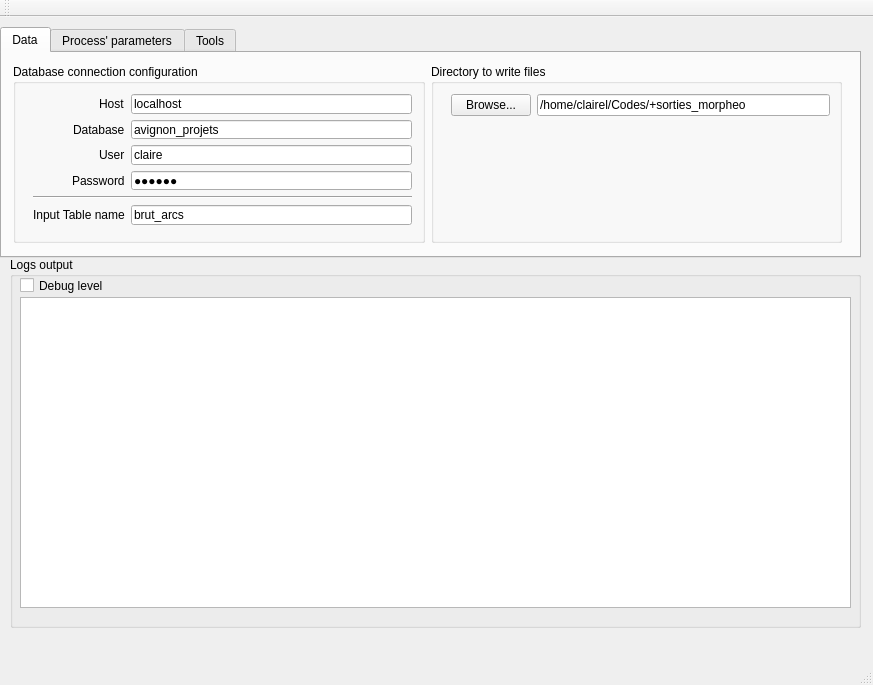
<?xml version="1.0" encoding="UTF-8"?>
<ui version="4.0">
 <class>MainWindow</class>
 <widget class="QMainWindow" name="MainWindow">
  <property name="geometry">
   <rect>
    <x>0</x>
    <y>0</y>
    <width>873</width>
    <height>685</height>
   </rect>
  </property>
  <property name="windowTitle">
   <string>MainWindow</string>
  </property>
  <widget class="QWidget" name="centralWidget">
   <widget class="QTabWidget" name="tabWidget">
    <property name="geometry">
     <rect>
      <x>0</x>
      <y>10</y>
      <width>861</width>
      <height>231</height>
     </rect>
    </property>
    <property name="currentIndex">
     <number>0</number>
    </property>
    <widget class="QWidget" name="dataTab">
     <attribute name="title">
      <string>Data</string>
     </attribute>
     <widget class="QWidget" name="horizontalLayoutWidget">
      <property name="geometry">
       <rect>
        <x>0</x>
        <y>0</y>
        <width>851</width>
        <height>201</height>
       </rect>
      </property>
      <layout class="QHBoxLayout" name="horizontalLayout">
       <item>
        <widget class="QGroupBox" name="databaseBox">
         <property name="title">
          <string>Database connection configuration</string>
         </property>
         <widget class="QWidget" name="formLayoutWidget">
          <property name="geometry">
           <rect>
            <x>9</x>
            <y>19</y>
            <width>401</width>
            <height>162</height>
           </rect>
          </property>
          <layout class="QFormLayout" name="databaseFormLayout">
           <property name="fieldGrowthPolicy">
            <enum>QFormLayout::AllNonFixedFieldsGrow</enum>
           </property>
           <property name="labelAlignment">
            <set>Qt::AlignRight|Qt::AlignTrailing|Qt::AlignVCenter</set>
           </property>
           <item row="0" column="0">
            <widget class="QLabel" name="dbhostLabel">
             <property name="text">
              <string>Host</string>
             </property>
            </widget>
           </item>
           <item row="0" column="1">
            <widget class="QLineEdit" name="dbhostLineEdit">
             <property name="inputMask">
              <string/>
             </property>
             <property name="text">
              <string>localhost</string>
             </property>
            </widget>
           </item>
           <item row="1" column="0">
            <widget class="QLabel" name="dbnameLabel">
             <property name="text">
              <string>Database</string>
             </property>
            </widget>
           </item>
           <item row="1" column="1">
            <widget class="QLineEdit" name="dbnameLineEdit">
             <property name="inputMask">
              <string/>
             </property>
             <property name="text">
              <string>avignon_projets</string>
             </property>
            </widget>
           </item>
           <item row="2" column="0">
            <widget class="QLabel" name="dbuserLabel">
             <property name="text">
              <string>User</string>
             </property>
            </widget>
           </item>
           <item row="2" column="1">
            <widget class="QLineEdit" name="dbuserLineEdit">
             <property name="inputMask">
              <string/>
             </property>
             <property name="text">
              <string>claire</string>
             </property>
            </widget>
           </item>
           <item row="3" column="0">
            <widget class="QLabel" name="dbpasswordLabel">
             <property name="text">
              <string>Password</string>
             </property>
            </widget>
           </item>
           <item row="3" column="1">
            <widget class="QLineEdit" name="dbpassswordLineEdit">
             <property name="inputMask">
              <string/>
             </property>
             <property name="text">
              <string>claire</string>
             </property>
             <property name="echoMode">
              <enum>QLineEdit::Password</enum>
             </property>
            </widget>
           </item>
           <item row="4" column="0" colspan="2">
            <widget class="Line" name="line_2">
             <property name="orientation">
              <enum>Qt::Horizontal</enum>
             </property>
            </widget>
           </item>
           <item row="5" column="0">
            <widget class="QLabel" name="arcstablenameLabel">
             <property name="text">
              <string>Input Table name</string>
             </property>
            </widget>
           </item>
           <item row="5" column="1">
            <widget class="QLineEdit" name="arcstablenameLineEdit">
             <property name="inputMask">
              <string/>
             </property>
             <property name="text">
              <string>brut_arcs</string>
             </property>
            </widget>
           </item>
           <item row="6" column="0">
            <widget class="Line" name="line">
             <property name="orientation">
              <enum>Qt::Horizontal</enum>
             </property>
            </widget>
           </item>
          </layout>
         </widget>
        </widget>
       </item>
       <item>
        <widget class="QGroupBox" name="directoryBox">
         <property name="title">
          <string>Directory to write files</string>
         </property>
         <widget class="QWidget" name="verticalLayoutWidget_5">
          <property name="geometry">
           <rect>
            <x>9</x>
            <y>19</y>
            <width>401</width>
            <height>161</height>
           </rect>
          </property>
          <layout class="QVBoxLayout" name="verticalLayout_2">
           <item>
            <layout class="QHBoxLayout" name="horizontalLayout_2">
             <item>
              <widget class="QPushButton" name="browsePushButton">
               <property name="text">
                <string>Browse...</string>
               </property>
              </widget>
             </item>
             <item>
              <widget class="QLineEdit" name="directoryLineEdit">
               <property name="text">
                <string>/home/clairel/Codes/+sorties_morpheo</string>
               </property>
              </widget>
             </item>
            </layout>
           </item>
           <item>
            <spacer name="verticalSpacer">
             <property name="orientation">
              <enum>Qt::Vertical</enum>
             </property>
             <property name="sizeHint" stdset="0">
              <size>
               <width>20</width>
               <height>40</height>
              </size>
             </property>
            </spacer>
           </item>
          </layout>
         </widget>
        </widget>
       </item>
      </layout>
     </widget>
    </widget>
    <widget class="QWidget" name="mainTab">
     <attribute name="title">
      <string>Process' parameters</string>
     </attribute>
     <widget class="QPushButton" name="calculatePushButton">
      <property name="geometry">
       <rect>
        <x>10</x>
        <y>170</y>
        <width>851</width>
        <height>31</height>
       </rect>
      </property>
      <property name="text">
       <string>GO !</string>
      </property>
     </widget>
     <widget class="QGroupBox" name="optionsBox">
      <property name="geometry">
       <rect>
        <x>10</x>
        <y>10</y>
        <width>451</width>
        <height>111</height>
       </rect>
      </property>
      <property name="title">
       <string>Ways' constitution's options</string>
      </property>
      <widget class="QWidget" name="formLayoutWidget_2">
       <property name="geometry">
        <rect>
         <x>10</x>
         <y>20</y>
         <width>431</width>
         <height>82</height>
        </rect>
       </property>
       <layout class="QFormLayout" name="optionsFormLayout">
        <property name="fieldGrowthPolicy">
         <enum>QFormLayout::AllNonFixedFieldsGrow</enum>
        </property>
        <property name="labelAlignment">
         <set>Qt::AlignRight|Qt::AlignTrailing|Qt::AlignVCenter</set>
        </property>
        <item row="0" column="0">
         <widget class="QLabel" name="methodLabel">
          <property name="text">
           <string>Method</string>
          </property>
         </widget>
        </item>
        <item row="0" column="1">
         <widget class="QComboBox" name="methodComboBox"/>
        </item>
        <item row="2" column="0">
         <widget class="QLabel" name="thresholdLabel">
          <property name="text">
           <string>Threshold</string>
          </property>
         </widget>
        </item>
        <item row="2" column="1">
         <widget class="QDoubleSpinBox" name="thresholdDoubleSpinBox">
          <property name="value">
           <double>60.000000000000000</double>
          </property>
         </widget>
        </item>
        <item row="1" column="0">
         <widget class="QLabel" name="bufferLabel">
          <property name="text">
           <string>Buffer</string>
          </property>
         </widget>
        </item>
        <item row="1" column="1">
         <widget class="QDoubleSpinBox" name="BufferDoubleSpinBox">
          <property name="value">
           <double>1.000000000000000</double>
          </property>
         </widget>
        </item>
       </layout>
      </widget>
     </widget>
     <widget class="QGroupBox" name="dropTablegroupBox">
      <property name="geometry">
       <rect>
        <x>20</x>
        <y>120</y>
        <width>261</width>
        <height>51</height>
       </rect>
      </property>
      <property name="title">
       <string>Drop tables</string>
      </property>
      <widget class="QWidget" name="verticalLayoutWidget_3">
       <property name="geometry">
        <rect>
         <x>9</x>
         <y>20</y>
         <width>220</width>
         <height>22</height>
        </rect>
       </property>
       <layout class="QVBoxLayout" name="dropTableverticalLayout">
        <item>
         <widget class="QCheckBox" name="dropTABLESCheckBox">
          <property name="text">
           <string>SXYZ, SIF, ANGLES, INFO, VOIES</string>
          </property>
          <property name="checked">
           <bool>true</bool>
          </property>
         </widget>
        </item>
       </layout>
      </widget>
     </widget>
     <widget class="QGroupBox" name="createTablegroupBox">
      <property name="geometry">
       <rect>
        <x>570</x>
        <y>20</y>
        <width>121</width>
        <height>91</height>
       </rect>
      </property>
      <property name="title">
       <string>More tables</string>
      </property>
      <widget class="QWidget" name="verticalLayoutWidget_2">
       <property name="geometry">
        <rect>
         <x>10</x>
         <y>20</y>
         <width>117</width>
         <height>61</height>
        </rect>
       </property>
       <layout class="QVBoxLayout" name="createTableVerticalLayout">
        <item>
         <widget class="QCheckBox" name="arcRueCheckBox">
          <property name="text">
           <string>Arcs and Rues</string>
          </property>
         </widget>
        </item>
       </layout>
      </widget>
     </widget>
     <widget class="QGroupBox" name="attributesGroupBox">
      <property name="geometry">
       <rect>
        <x>690</x>
        <y>20</y>
        <width>131</width>
        <height>131</height>
       </rect>
      </property>
      <property name="title">
       <string>More attributes</string>
      </property>
      <widget class="QWidget" name="verticalLayoutWidget">
       <property name="geometry">
        <rect>
         <x>9</x>
         <y>17</y>
         <width>111</width>
         <height>111</height>
        </rect>
       </property>
       <layout class="QVBoxLayout" name="attributesVerticalLayout">
        <item>
         <widget class="QCheckBox" name="connexionCheckBox">
          <property name="text">
           <string>Connection</string>
          </property>
          <property name="checked">
           <bool>false</bool>
          </property>
         </widget>
        </item>
        <item>
         <widget class="QCheckBox" name="useCheckBox">
          <property name="text">
           <string>Use</string>
          </property>
          <property name="checked">
           <bool>true</bool>
          </property>
         </widget>
        </item>
        <item>
         <widget class="QCheckBox" name="inclusionCheckBox">
          <property name="text">
           <string>Inclusion</string>
          </property>
          <property name="checked">
           <bool>true</bool>
          </property>
         </widget>
        </item>
        <item>
         <widget class="QCheckBox" name="gradientCheckBox">
          <property name="text">
           <string>Gradient</string>
          </property>
          <property name="checked">
           <bool>true</bool>
          </property>
         </widget>
        </item>
       </layout>
      </widget>
     </widget>
    </widget>
    <widget class="QWidget" name="classificationTab">
     <attribute name="title">
      <string>Tools</string>
     </attribute>
     <widget class="QGroupBox" name="actionGroupBox">
      <property name="geometry">
       <rect>
        <x>10</x>
        <y>10</y>
        <width>241</width>
        <height>201</height>
       </rect>
      </property>
      <property name="title">
       <string>Action type</string>
      </property>
      <widget class="QWidget" name="verticalLayoutWidget_4">
       <property name="geometry">
        <rect>
         <x>9</x>
         <y>19</y>
         <width>221</width>
         <height>152</height>
        </rect>
       </property>
       <layout class="QVBoxLayout" name="verticalLayout">
        <item>
         <widget class="QRadioButton" name="additionRadioButton">
          <property name="text">
           <string>Addition</string>
          </property>
         </widget>
        </item>
        <item>
         <widget class="QRadioButton" name="soustractionRadioButton">
          <property name="text">
           <string>Soustraction</string>
          </property>
         </widget>
        </item>
        <item>
         <widget class="QRadioButton" name="multiplicationRadioButton">
          <property name="text">
           <string>Multiplication</string>
          </property>
         </widget>
        </item>
        <item>
         <widget class="QRadioButton" name="divisionRadioButton">
          <property name="text">
           <string>Division</string>
          </property>
         </widget>
        </item>
        <item>
         <widget class="QRadioButton" name="absoluteDiffRadioButton">
          <property name="text">
           <string>Absolute difference</string>
          </property>
         </widget>
        </item>
        <item>
         <widget class="QRadioButton" name="classificationRadioButton">
          <property name="text">
           <string>Classification</string>
          </property>
         </widget>
        </item>
       </layout>
      </widget>
     </widget>
     <widget class="QPushButton" name="modifyPushButton">
      <property name="geometry">
       <rect>
        <x>574</x>
        <y>10</y>
        <width>271</width>
        <height>141</height>
       </rect>
      </property>
      <property name="text">
       <string>GO !!</string>
      </property>
     </widget>
     <widget class="QGroupBox" name="commonAttributesBox">
      <property name="geometry">
       <rect>
        <x>270</x>
        <y>10</y>
        <width>281</width>
        <height>201</height>
       </rect>
      </property>
      <property name="title">
       <string>Input informations</string>
      </property>
      <widget class="QWidget" name="formLayoutWidget_3">
       <property name="geometry">
        <rect>
         <x>9</x>
         <y>19</y>
         <width>267</width>
         <height>171</height>
        </rect>
       </property>
       <layout class="QFormLayout" name="databaseFormLayout_2">
        <property name="fieldGrowthPolicy">
         <enum>QFormLayout::AllNonFixedFieldsGrow</enum>
        </property>
        <property name="labelAlignment">
         <set>Qt::AlignRight|Qt::AlignTrailing|Qt::AlignVCenter</set>
        </property>
        <item row="0" column="0">
         <widget class="QLabel" name="inputatt1Label">
          <property name="text">
           <string>Input attribute 1</string>
          </property>
         </widget>
        </item>
        <item row="0" column="1">
         <widget class="QLineEdit" name="inputatt1LineEdit">
          <property name="inputMask">
           <string/>
          </property>
          <property name="text">
           <string/>
          </property>
         </widget>
        </item>
        <item row="2" column="0">
         <widget class="QLabel" name="resultattLabel">
          <property name="text">
           <string>Result attribute's name</string>
          </property>
         </widget>
        </item>
        <item row="2" column="1">
         <widget class="QLineEdit" name="resultattLineEdit">
          <property name="inputMask">
           <string/>
          </property>
          <property name="text">
           <string/>
          </property>
         </widget>
        </item>
        <item row="1" column="0">
         <widget class="QLabel" name="inputatt2Label">
          <property name="enabled">
           <bool>true</bool>
          </property>
          <property name="text">
           <string>Input attribute 2</string>
          </property>
         </widget>
        </item>
        <item row="1" column="1">
         <widget class="QLineEdit" name="inputatt2LineEdit">
          <property name="enabled">
           <bool>true</bool>
          </property>
          <property name="inputMask">
           <string/>
          </property>
          <property name="text">
           <string/>
          </property>
         </widget>
        </item>
        <item row="3" column="1">
         <widget class="QSpinBox" name="classnbSpinBox">
          <property name="enabled">
           <bool>false</bool>
          </property>
          <property name="maximum">
           <number>1000000000</number>
          </property>
          <property name="singleStep">
           <number>100</number>
          </property>
          <property name="value">
           <number>10</number>
          </property>
         </widget>
        </item>
        <item row="3" column="0">
         <widget class="QLabel" name="classnbLabel">
          <property name="enabled">
           <bool>false</bool>
          </property>
          <property name="text">
           <string>Classes number</string>
          </property>
         </widget>
        </item>
        <item row="4" column="1">
         <widget class="QCheckBox" name="descentCheckBox">
          <property name="enabled">
           <bool>false</bool>
          </property>
          <property name="text">
           <string>Descendent</string>
          </property>
         </widget>
        </item>
        <item row="4" column="0">
         <widget class="QLabel" name="orderLabel">
          <property name="enabled">
           <bool>false</bool>
          </property>
          <property name="text">
           <string>Order</string>
          </property>
         </widget>
        </item>
       </layout>
      </widget>
     </widget>
    </widget>
   </widget>
   <widget class="QGroupBox" name="loggerBox">
    <property name="geometry">
     <rect>
      <x>10</x>
      <y>240</y>
      <width>851</width>
      <height>371</height>
     </rect>
    </property>
    <property name="title">
     <string>Logs output</string>
    </property>
    <widget class="QTextBrowser" name="loggerTextBrowser">
     <property name="geometry">
      <rect>
       <x>10</x>
       <y>40</y>
       <width>831</width>
       <height>311</height>
      </rect>
     </property>
    </widget>
    <widget class="QCheckBox" name="debugCheckBox">
     <property name="geometry">
      <rect>
       <x>10</x>
       <y>20</y>
       <width>429</width>
       <height>17</height>
      </rect>
     </property>
     <property name="text">
      <string>Debug level</string>
     </property>
    </widget>
   </widget>
  </widget>
  <widget class="QMenuBar" name="menuBar">
   <property name="geometry">
    <rect>
     <x>0</x>
     <y>0</y>
     <width>873</width>
     <height>19</height>
    </rect>
   </property>
  </widget>
  <widget class="QToolBar" name="mainToolBar">
   <attribute name="toolBarArea">
    <enum>TopToolBarArea</enum>
   </attribute>
   <attribute name="toolBarBreak">
    <bool>false</bool>
   </attribute>
  </widget>
  <widget class="QStatusBar" name="statusBar"/>
 </widget>
 <layoutdefault spacing="6" margin="11"/>
 <resources/>
 <connections/>
</ui>
